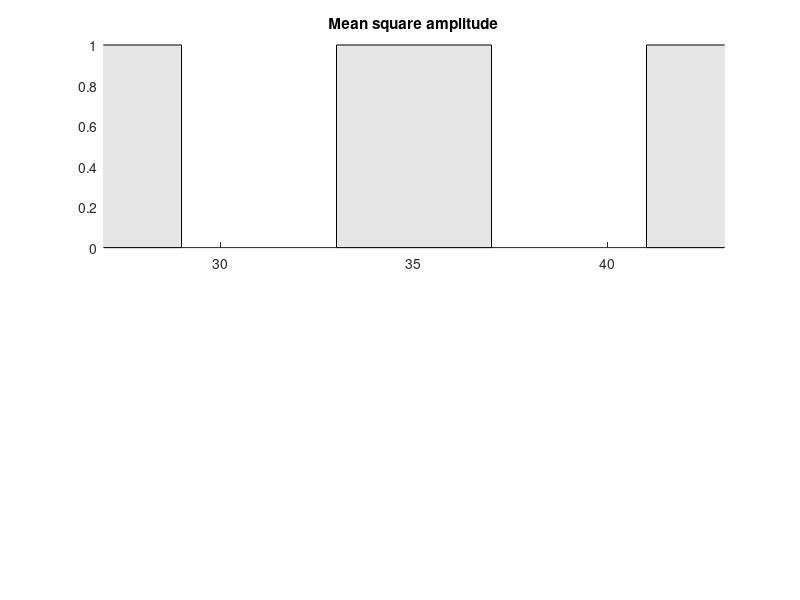

MATLAB code for this plot: (Note: this script raises an error after producing the figure.)


%figure(22); clf; title('freq-nonphase adjusted'); hold on

%y1idx = find([out(1).s.pfhi] < 435 );
% y1idx = find([out(1).s.pflo] > 385);
% 
% x = [out(1).s.timcont]/3600;
% x = x(y1idx);
% y2 = [out(1).s.pflo];
% y2 = y2(y1idx);
% y1 = [out(1).s.pfhi];
% y1 = y1(y1idx);
% y3 = [out(1).s.fftFreq];
% y3 = y3(y1idx);
% 
% plot(x, y1);
% plot(x, y2);
% patch([x fliplr(x)], [y1 fliplr(y2)],'r');
% 
% plot(x, [out(1).s(y1idx).fftFreq], 'k-', 'LineWidth',3);
%coral
Coral = [255/255, 127/255, 80/255];
%Bluish green
Bluishgreen = [103/255, 189/255, 170/255];
ylw = [255/255 153/255 204/255];
%teal
teal = [0/255 114/255 178/255];
lightlines = [21 25 29 33 37 41 45 49 53];

% figure(28);clf; hold on;
%         
%         ax(1) = subplot(311); title('Mean square amplitude'); xlim([27 43]);hold on;
%         plot([out(1).s.timcont]/3600, [out(1).s.sumfftAmp], '.', 'MarkerSize', 30,'Color', teal);
%             plot([out(1).s.timcont]/3600, [out(1).s.obwAmp], '.', 'MarkerSize', 30,'Color', teal);
%             a = ylim;
%             for j = 1:length(lightlines)-1
%                 if mod(j,2) == 0 %if j is even
%                 fill([lightlines(j) lightlines(j) lightlines(j+1) lightlines(j+1)], [0 .15 .15 0], [0.9, 0.9, 0.9]);
%                 end
%             end
%             plot([out(1).s.timcont]/3600, [out(1).s.obwAmp], '.', 'MarkerSize', 30,'LineWidth', 1, 'Color',teal);
%             plot([out(1).s.timcont]/3600, [out(1).s.pobwAmp], '.', 'MarkerSize', 10, 'Color',ylw);
% 
%             plot([out(1).s.timcont]/3600, [out(1).s.sumfftAmp], '.', 'MarkerSize', 30,'Color', 'b');
%             plot([out(1).s.timcont]/3600, [out(1).s.sumfftAmp], '.', 'MarkerSize', 30,'LineWidth', 1, 'Color','r');
%             
%             
%         
%         ax(2) = subplot(312); title('Frequency-nonphase');xlim([27 43]); ylim([300 500]); hold on;
% 
%             plot([out(1).s.timcont]/3600, [out(1).s.flo]);
%             plot([out(1).s.timcont]/3600, [out(1).s.fhi]);
%             a = ylim;
%             for j = 1:length(lightlines)-1
%                 if mod(j,2) == 0 %if j is even
%                 fill([lightlines(j) lightlines(j) lightlines(j+1) lightlines(j+1)], [a(1) 550 550 a(1)], [0.9, 0.9, 0.9]);
%                 end
%             end
% 
%             patch([[out(1).s.timcont]/3600 fliplr([out(1).s.timcont]/3600)], [[out(1).s.flo] fliplr([out(1).s.fhi])],'b');
%             plot([out(1).s.timcont]/3600, [out(1).s.fftFreq], 'k-', 'LineWidth', 2);
%             
%          ax(3) = subplot(313); title('Frequency-phase'); xlim([27 43]); ylim([300 500]);hold on;
%             
%             y1idx = find([out(1).s.pflo] > 385);
% 
%                 x = [out(1).s.timcont]/3600;
%                 x = x(y1idx);
%                 y2 = [out(1).s.pflo];
%                 y2 = y2(y1idx);
%                 y1 = [out(1).s.pfhi];
%                 y1 = y1(y1idx);
%                 y3 = [out(1).s.fftFreq];
%                 y3 = y3(y1idx);
%                 
%                 plot(x, y1);
%                 plot(x, y2);
%             
% 
%             a = ylim;
%             for j = 1:length(lightlines)-1
%                 if mod(j,2) == 0 %if j is even
%                 fill([lightlines(j) lightlines(j) lightlines(j+1) lightlines(j+1)], [a(1) a(2) a(2) a(1)], [0.9, 0.9, 0.9]);
%                 end
%             end
%             patch([x fliplr(x)], [y1 fliplr(y2)],'r');
%             plot(x,y3, 'k-', 'LineWidth', 2);
%             
%        
%     
%     linkaxes(ax, 'x')




figure(29);clf; hold on;
        
        ax(1) = subplot(211); title('Mean square amplitude'); xlim([27 43]);hold on;
           
%             plot([out(1).s.timcont]/3600, [out(1).s.psumfftAmp], '.', 'MarkerSize', 0.1);      
%             plot([out(1).s.timcont]/3600, [out(1).s.ppeakfftAmp], '.', 'MarkerSize', 0.1);
%             plot([out(1).s.timcont]/3600, [out(1).s.pobwAmp], '.', 'MarkerSize', 0.1);
%             plot([out(1).s.timcont]/3600, [out(1).s.zAmp], '.', 'MarkerSize', 0.1);
            a = [0 1];
            for j = 1:length(lightlines)-1
                if mod(j,2) == 0 %if j is even
                fill([lightlines(j) lightlines(j) lightlines(j+1) lightlines(j+1)], [0 a(2) a(2) 0], [0.9, 0.9, 0.9]);
                end
            end
            
            plot([out(1).s.timcont]/3600, [out(1).s.psumfftAmp], '.', 'MarkerSize', 10);
            plot([out(1).s.timcont]/3600, [out(1).s.ppeakfftAmp], '.', 'MarkerSize', 10);
            plot([out(1).s.timcont]/3600, [out(1).s.pobwAmp], '.', 'MarkerSize', 10);
            plot([out(1).s.timcont]/3600, [out(1).s.zAmp], '.', 'MarkerSize', 10);
           % legend('sumfftAmp', 'peakfftAmp', 'obwAmp', 'zAmp');

         ax(2) = subplot(212); title('Frequency');xlim([27 43]);  hold on;

            
            for j = 1:length(lightlines)-1
                if mod(j,2) == 0 %if j is even
                fill([lightlines(j) lightlines(j) lightlines(j+1) lightlines(j+1)], [0 a(2) a(2) 0], [0.9, 0.9, 0.9]);
                end
            end
        
            plot([out(1).s.timcont]/3600, [out(1).s.psumfftAmp]/max([out(1).s.psumfftAmp]), '.', 'MarkerSize', 10);
            plot([out(1).s.timcont]/3600, [out(1).s.ppeakfftAmp]/max([out(1).s.ppeakfftAmp]), '.', 'MarkerSize', 10);
            plot([out(1).s.timcont]/3600, [out(1).s.pobwAmp]/max([out(1).s.pobwAmp]), '.', 'MarkerSize', 10);
            plot([out(1).s.timcont]/3600, [out(1).s.zAmp]/max([out(1).s.zAmp]), '.', 'MarkerSize', 10);
            %legend('sumfftAmp', 'peakfftAmp', 'obwAmp', 'zAmp');
    
     linkaxes(ax, 'x')

figure(4); clf; hold on;

         ax(1) = subplot(211); title('Mean square amplitude'); xlim([27 43]);hold on;

            for j = 1:length(lightlines)-1
                if mod(j,2) == 0 %if j is even
                fill([lightlines(j) lightlines(j) lightlines(j+1) lightlines(j+1)], [0 a(2) a(2) 0], [0.9, 0.9, 0.9]);
                end
            end
                [timcont, sumfftdata] = k_peaksofpeaksfilt([out(1).s.timcont], [out(1).s.psumfftAmp], 20);
                    plot(timcont/3600, sumfftdata);

                [timcont, peakfftdata] = k_peaksofpeaksfilt([out(1).s.timcont], [out(1).s.ppeakfftAmp], 20);
                    plot(timcont/3600, peakfftdata);
            
                [timcont, obwdata] = k_peaksofpeaksfilt([out(1).s.timcont], [out(1).s.pobwAmp], 20);
                    plot(timcont/3600, obwdata);

                [timcont, zdata] = k_peaksofpeaksfilt([out(1).s.timcont], [out(1).s.zAmp], 20);    
                    plot(timcont/3600, zdata);
            

         ax(2) = subplot(212); title('Mean square amplitude'); xlim([27 43]);hold on;

            for j = 1:length(lightlines)-1
                if mod(j,2) == 0 %if j is even
                fill([lightlines(j) lightlines(j) lightlines(j+1) lightlines(j+1)], [0 a(2) a(2) 0], [0.9, 0.9, 0.9]);
                end
            end
                [timcont, sumfftdata] = k_peaksofpeaksfilt([out(1).s.timcont], [out(1).s.psumfftAmp]/max([out(1).s.psumfftAmp]), 20);
                    plot(timcont/3600, sumfftdata);

                [timcont, peakfftdata] = k_peaksofpeaksfilt([out(1).s.timcont], [out(1).s.ppeakfftAmp]/max([out(1).s.ppeakfftAmp]), 20);
                    plot(timcont/3600, peakfftdata);
            
                [timcont, obwdata] = k_peaksofpeaksfilt([out(1).s.timcont], [out(1).s.pobwAmp]/max([out(1).s.pobwAmp]), 20);
                    plot(timcont/3600, obwdata);

                [timcont, zdata] = k_peaksofpeaksfilt([out(1).s.timcont], [out(1).s.zAmp]/max([out(1).s.pobwAmp]), 20);    
                    plot(timcont/3600, zdata); 
     
